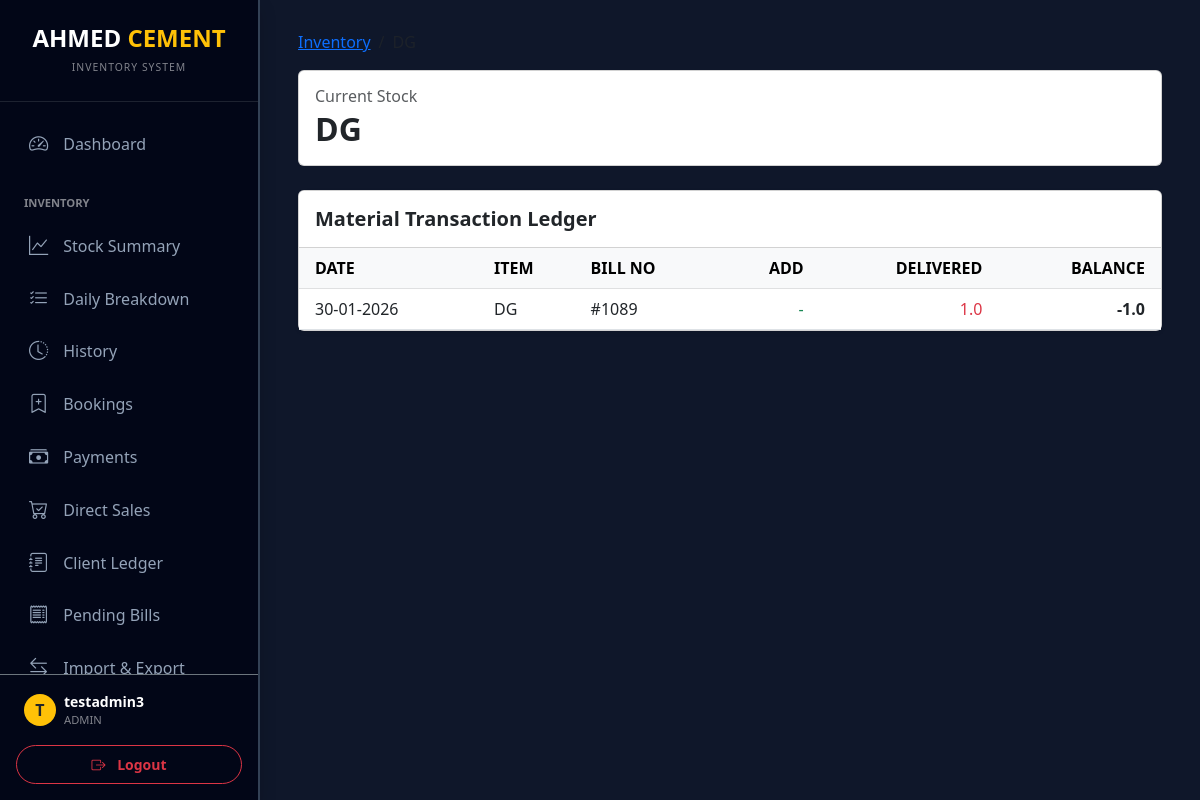
The app's page /material_ledger/1 (signed in) with its own data.
### models.py (models this page shows)
class User(UserMixin, db.Model):
    id = db.Column(db.Integer, primary_key=True)
    username = db.Column(db.String(100), unique=True, nullable=False)
    password_hash = db.Column(db.String(200), nullable=False)
    role = db.Column(db.String(20), default='user')
    can_view_stock = db.Column(db.Boolean, default=True)
    can_view_daily = db.Column(db.Boolean, default=True)
    can_view_history = db.Column(db.Boolean, default=True)
    can_import_export = db.Column(db.Boolean, default=False)
    can_manage_directory = db.Column(db.Boolean, default=False)

class Material(db.Model):
    id = db.Column(db.Integer, primary_key=True)
    name = db.Column(db.String(100), nullable=False)
    code = db.Column(db.String(50), unique=True, nullable=False)
    unit_price = db.Column(db.Float, default=0.0)

class DirectSaleItem(db.Model):
    id = db.Column(db.Integer, primary_key=True)
    sale_id = db.Column(db.Integer, db.ForeignKey('direct_sale.id'))
    product_name = db.Column(db.String(100))
    qty = db.Column(db.Float, default=0.0)
    price_at_time = db.Column(db.Float, default=0.0)

class DirectSale(db.Model):
    id = db.Column(db.Integer, primary_key=True)
    client_name = db.Column(db.String(100))
    amount = db.Column(db.Float)
    paid_amount = db.Column(db.Float, default=0.0)
    date_posted = db.Column(db.DateTime, default=datetime.utcnow)
    manual_bill_no = db.Column(db.String(50))
    auto_bill_no = db.Column(db.String(50))
    photo_path = db.Column(db.String(200))
    category = db.Column(db.String(50), index=True, nullable=True)
    invoice_id = db.Column(db.Integer, db.ForeignKey('invoice.id'), nullable=True)
    invoice = db.relationship('Invoice', backref='direct_sales')
    items = db.relationship('DirectSaleItem', backref='direct_sale', cascade="all, delete-orphan")

### main.py (the view, shortened to what this page needs)
@app.route('/material_ledger/<int:mat_id>')
@login_required
def material_ledger_page(mat_id):
    material = Material.query.get_or_404(mat_id)
    stock_ins = Entry.query.filter_by(material=material.name, type='IN').all()
    sales = DirectSaleItem.query.filter_by(product_name=material.name).all()
    all_transactions = []
    for s in sales:
        all_transactions.append({
            'date': s.direct_sale.date_posted,
            'item': s.product_name,
            'bill_no': s.direct_sale.auto_bill_no,
            'add': 0,
            'delivered': s.qty
        })
    all_transactions.sort(key=lambda x: x['date'])
    history = []
    running_balance = 0
    for t in all_transactions:
        running_balance += (t['add'] - t['delivered'])
        history.append({
            'date': t['date'].strftime('%d-%m-%Y'),
            'item': t['item'],
            'bill_no': t['bill_no'],
            'add': t['add'],
            'delivered': t['delivered'],
            'balance': running_balance
        })
    return render_template('material_ledger.html',
                           material=material,
                           history=history)

### main.py (called while the page is built)
@login_manager.user_loader
def load_user(user_id):
    return db.session.get(User, int(user_id))

### templates/material_ledger.html (shortened to what this page needs)
{% extends "layout.html" %}
{% block content %}
<nav aria-label="breadcrumb">
  <ol class="breadcrumb">
    <li class="breadcrumb-item"><a href="/materials">Inventory</a></li>
    <li class="breadcrumb-item active">{{ material.name }}</li>
  </ol>
</nav>
<div class="card mb-4">
    <div class="card-body">
        <div class="row align-items-center">
            <div class="col">
                <h6 class="text-muted mb-1">Current Stock</h6>
                <h2 class="mb-0 fw-bold">{{ material.name }}</h2>
            </div>
            <div class="col text-end">
            </div>
        </div>
    </div>
</div>
<div class="card shadow-sm">
    <div class="card-header bg-white py-3">
        <h5 class="mb-0 fw-bold">Material Transaction Ledger</h5>
    </div>
    <div class="card-body p-0">
        <div class="table-responsive">
            <table class="table table-hover mb-0">
                <thead class="table-light">
                    <tr>
                        <th class="ps-3">DATE</th>
                        <th>ITEM</th>
                        <th>BILL NO</th>
                        <th class="text-end">ADD</th>
                        <th class="text-end">DELIVERED</th>
                        <th class="text-end pe-3">BALANCE</th>
                    </tr>
                </thead>
                <tbody>
                    {% for item in history %}
                    <tr>
                        <td class="ps-3">{{ item.date }}</td>
                        <td>{{ item.item }}</td>
                        <td>{{ item.bill_no }}</td>
                        <td class="text-end text-success">{{ item.add if item.add > 0 else "-" }}</td>
                        <td class="text-end text-danger">{{ item.delivered if item.delivered > 0 else "-" }}</td>
                        <td class="text-end pe-3 fw-bold">{{ item.balance }}</td>
                    </tr>
                    {% endfor %}
                </tbody>
            </table>
        </div>
    </div>
</div>
{% endblock %}

### templates/layout.html (shortened to what this page needs)
<!DOCTYPE html>
<html lang="en">
<head>
    <link href="https://cdn.jsdelivr.net/npm/bootstrap@5.3.0/dist/css/bootstrap.min.css" rel="stylesheet">
    <link rel="stylesheet" href="https://cdn.jsdelivr.net/npm/bootstrap-icons@1.10.0/font/bootstrap-icons.css">
    <link rel="stylesheet" href="https://cdn.jsdelivr.net/npm/flatpickr/dist/flatpickr.min.css">
    <link rel="stylesheet" href="https://cdn.jsdelivr.net/npm/flatpickr/dist/themes/dark.css">
</head>
<body>
{% if current_user.is_authenticated %}
    <div class="sidebar shadow" id="sidebar">
        <div class="p-4 text-center border-bottom border-secondary border-opacity-25">
            <h4 class="fw-bold text-white mb-0">AHMED <span class="text-warning">CEMENT</span></h4>
            <small class="text-white-50 text-uppercase" style="font-size: 0.65rem; letter-spacing: 1px;">Inventory System</small>
        </div>
        <div class="sidebar-nav-container">
            <nav class="py-3">
                <a href="/" class="nav-link {{ 'active' if request.path == '/' }}" onclick="closeSidebar()">
                    <i class="bi bi-speedometer2"></i> Dashboard
                </a>
                <div class="text-white-50 small fw-bold px-4 mt-4 mb-2 text-uppercase" style="font-size: 0.7rem;">Inventory</div>
                {% if current_user.can_view_stock or current_user.role == 'admin' %}
                <a href="/stock_summary" class="nav-link {{ 'active' if request.path == '/stock_summary' }}" onclick="closeSidebar()">
                    <i class="bi bi-graph-up"></i> Stock Summary
                </a>
                {% endif %}
                {% if current_user.can_view_daily or current_user.role == 'admin' %}
                <a href="/daily_transactions" class="nav-link {{ 'active' if request.path == '/daily_transactions' }}" onclick="closeSidebar()">
                    <i class="bi bi-list-check"></i> Daily Breakdown
                </a>
                {% endif %}
                {% if current_user.can_view_history or current_user.role == 'admin' %}
                <a href="/tracking" class="nav-link {{ 'active' if request.path == '/tracking' }}" onclick="closeSidebar()">
                    <i class="bi bi-clock-history"></i> History
                </a>
                <a href="/bookings" class="nav-link {{ 'active' if request.path == '/bookings' }}" onclick="closeSidebar()">
                    <i class="bi bi-bookmark-plus"></i> Bookings
                </a>
                <a href="/payments" class="nav-link {{ 'active' if request.path == '/payments' }}" onclick="closeSidebar()">
                    <i class="bi bi-cash-stack"></i> Payments
                </a>
                <a href="/direct_sales" class="nav-link {{ 'active' if request.path == '/direct_sales' }}" onclick="closeSidebar()">
                    <i class="bi bi-cart-check"></i> Direct Sales
                </a>
                <a href="/clients" class="nav-link {{ 'active' if request.path.startswith('/ledger') or request.path == '/clients' }}" onclick="closeSidebar()">
                    <i class="bi bi-journal-text"></i> Client Ledger
                </a>
                {% endif %}
                <a href="/pending_bills" class="nav-link {{ 'active' if request.path == '/pending_bills' }}" onclick="closeSidebar()">
                    <i class="bi bi-receipt"></i> Pending Bills
                </a>
                {% if current_user.can_import_export or current_user.role == 'admin' %}
                <a href="/import_export" class="nav-link {{ 'active' if request.path == '/import_export' }}" onclick="closeSidebar()">
                    <i class="bi bi-arrow-left-right"></i> Import & Export
                </a>
                {% endif %}
            </nav>
        </div>
        <div class="p-3 border-top border-secondary">
            <div class="d-flex align-items-center mb-3 px-2">
                <div class="bg-warning rounded-circle me-2 d-flex align-items-center justify-content-center text-dark fw-bold" style="width: 32px; height: 32px; flex-shrink: 0;">
                    {{ current_user.username[0]|upper }}
                </div>
                <div class="overflow-hidden">
                    <div class="text-white fw-bold small text-truncate">{{ current_user.username }}</div>
                    <div class="text-white-50 x-small" style="font-size: 0.7rem;">{{ current_user.role|upper }}</div>
                </div>
            </div>
            <a href="/logout" class="btn btn-outline-danger w-100 btn-sm fw-bold py-2 rounded-pill">
                <i class="bi bi-box-arrow-right me-2"></i> Logout
            </a>
        </div>
    </div>
{% endif %}
<div class="main-content {{ 'ms-0' if not current_user.is_authenticated }}">
    <div class="container-fluid px-0 px-sm-2">
        {% block content %}{% endblock %}
    </div>
</div>
</body>
</html>

### templates/layout.html (style rules this page uses)
:root { --sidebar-width: 260px; --bg-dark: #0f172a; --card-bg: #1e293b; --accent: #fbbf24; --sidebar-bg: #020617; }
body { background-color: var(--bg-dark); color: #f8fafc; font-family: 'Segoe UI', Roboto, Helvetica, Arial, sans-serif; overflow-x: hidden; margin: 0; }
.sidebar { width: var(--sidebar-width); height: 100vh; position: fixed; background: var(--sidebar-bg); border-right: 2px solid #334155; transition: all 0.3s; z-index: 1050; left: 0; top: 0; display: flex; flex-direction: column; }
.sidebar-nav-container { flex-grow: 1; overflow-y: auto; scrollbar-width: thin; scrollbar-color: #334155 transparent; }
.main-content { margin-left: var(--sidebar-width); padding: 30px; min-height: 100vh; transition: all 0.3s; }
.nav-link { color: #94a3b8; padding: 12px 25px; display: flex; align-items: center; font-weight: 500; border-left: 4px solid transparent; transition: 0.2s; text-decoration: none; }
.nav-link i { font-size: 1.2rem; margin-right: 15px; }

### records on screen
User: username "T", username "testadmin3", role "ADMIN"
Material: name "DG"
DirectSaleItem: item "DG", qty "1.0"
DirectSale: bill_no "#1089"

### other values on screen
{{ item.date }} "30-01-2026"
{{ item.add if item.add > 0 else "-" }} "-"
{{ item.balance }} "-1.0"
